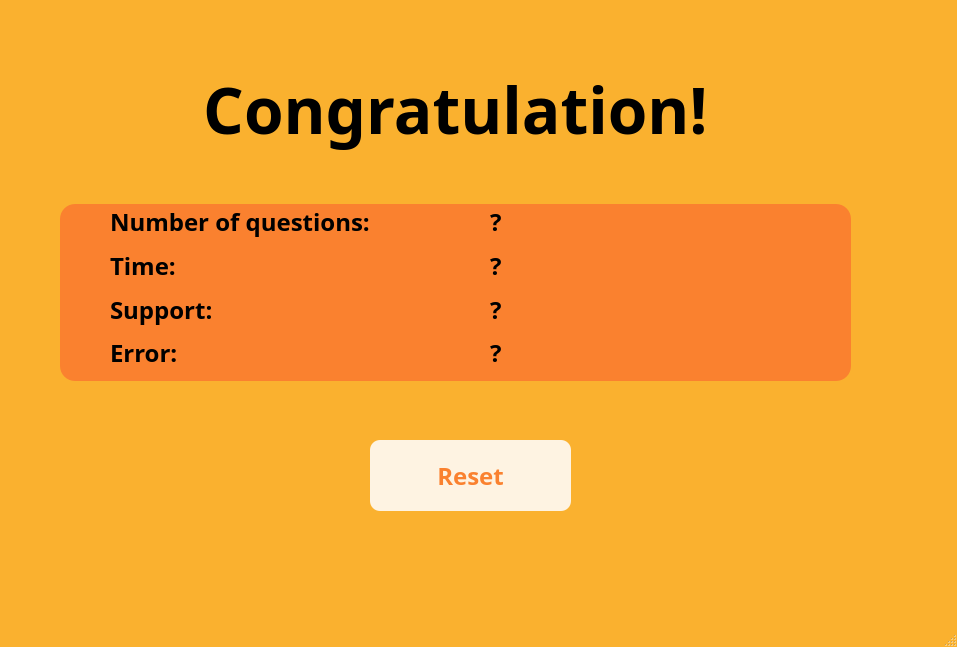
<?xml version="1.0" encoding="UTF-8"?>
<ui version="4.0">
 <class>MainWindow</class>
 <widget class="QMainWindow" name="MainWindow">
  <property name="geometry">
   <rect>
    <x>0</x>
    <y>0</y>
    <width>957</width>
    <height>647</height>
   </rect>
  </property>
  <property name="minimumSize">
   <size>
    <width>957</width>
    <height>647</height>
   </size>
  </property>
  <property name="maximumSize">
   <size>
    <width>957</width>
    <height>647</height>
   </size>
  </property>
  <property name="windowTitle">
   <string>MainWindow</string>
  </property>
  <property name="styleSheet">
   <string notr="true">QMainWindow{background-color: #FAB12F}</string>
  </property>
  <widget class="QWidget" name="centralwidget">
   <widget class="QWidget" name="verticalLayoutWidget">
    <property name="geometry">
     <rect>
      <x>60</x>
      <y>20</y>
      <width>791</width>
      <height>361</height>
     </rect>
    </property>
    <layout class="QVBoxLayout" name="verticalLayout">
     <item>
      <widget class="QLabel" name="label">
       <property name="font">
        <font>
         <family>Arial Rounded MT</family>
         <pointsize>48</pointsize>
         <bold>true</bold>
        </font>
       </property>
       <property name="styleSheet">
        <string notr="true"/>
       </property>
       <property name="text">
        <string>Congratulation!</string>
       </property>
       <property name="alignment">
        <set>Qt::AlignmentFlag::AlignCenter</set>
       </property>
      </widget>
     </item>
     <item>
      <widget class="QFrame" name="frame">
       <property name="font">
        <font>
         <family>Consolas</family>
         <pointsize>18</pointsize>
        </font>
       </property>
       <property name="styleSheet">
        <string notr="true">QFrame{background-color:#FA812F; border-radius:15px}</string>
       </property>
       <property name="frameShape">
        <enum>QFrame::Shape::StyledPanel</enum>
       </property>
       <property name="frameShadow">
        <enum>QFrame::Shadow::Raised</enum>
       </property>
       <widget class="QLabel" name="labelError">
        <property name="geometry">
         <rect>
          <x>430</x>
          <y>130</y>
          <width>221</width>
          <height>38</height>
         </rect>
        </property>
        <property name="font">
         <font>
          <family>Arial Rounded MT</family>
          <pointsize>18</pointsize>
          <bold>true</bold>
         </font>
        </property>
        <property name="text">
         <string>?</string>
        </property>
       </widget>
       <widget class="QLabel" name="label_3">
        <property name="geometry">
         <rect>
          <x>50</x>
          <y>43</y>
          <width>369</width>
          <height>38</height>
         </rect>
        </property>
        <property name="font">
         <font>
          <family>Arial Rounded MT</family>
          <pointsize>18</pointsize>
          <bold>true</bold>
         </font>
        </property>
        <property name="text">
         <string>Time:</string>
        </property>
       </widget>
       <widget class="QLabel" name="labelNum">
        <property name="geometry">
         <rect>
          <x>430</x>
          <y>-1</y>
          <width>221</width>
          <height>38</height>
         </rect>
        </property>
        <property name="font">
         <font>
          <family>Arial Rounded MT</family>
          <pointsize>18</pointsize>
          <bold>true</bold>
         </font>
        </property>
        <property name="text">
         <string>?</string>
        </property>
       </widget>
       <widget class="QLabel" name="labelTime">
        <property name="geometry">
         <rect>
          <x>430</x>
          <y>43</y>
          <width>221</width>
          <height>38</height>
         </rect>
        </property>
        <property name="font">
         <font>
          <family>Arial Rounded MT</family>
          <pointsize>18</pointsize>
          <bold>true</bold>
         </font>
        </property>
        <property name="text">
         <string>?</string>
        </property>
       </widget>
       <widget class="QLabel" name="label_2">
        <property name="geometry">
         <rect>
          <x>50</x>
          <y>-1</y>
          <width>369</width>
          <height>38</height>
         </rect>
        </property>
        <property name="font">
         <font>
          <family>Arial Rounded MT</family>
          <pointsize>18</pointsize>
          <bold>true</bold>
         </font>
        </property>
        <property name="text">
         <string>Number of questions: </string>
        </property>
       </widget>
       <widget class="QLabel" name="label_4">
        <property name="geometry">
         <rect>
          <x>50</x>
          <y>87</y>
          <width>369</width>
          <height>37</height>
         </rect>
        </property>
        <property name="font">
         <font>
          <family>Arial Rounded MT</family>
          <pointsize>18</pointsize>
          <bold>true</bold>
         </font>
        </property>
        <property name="text">
         <string>Support: </string>
        </property>
       </widget>
       <widget class="QLabel" name="labelSP">
        <property name="geometry">
         <rect>
          <x>430</x>
          <y>87</y>
          <width>221</width>
          <height>37</height>
         </rect>
        </property>
        <property name="font">
         <font>
          <family>Arial Rounded MT</family>
          <pointsize>18</pointsize>
          <bold>true</bold>
         </font>
        </property>
        <property name="text">
         <string>?</string>
        </property>
       </widget>
       <widget class="QLabel" name="label_5">
        <property name="geometry">
         <rect>
          <x>50</x>
          <y>130</y>
          <width>369</width>
          <height>38</height>
         </rect>
        </property>
        <property name="font">
         <font>
          <family>Arial Rounded MT</family>
          <pointsize>18</pointsize>
          <bold>true</bold>
         </font>
        </property>
        <property name="text">
         <string>Error: </string>
        </property>
       </widget>
      </widget>
     </item>
    </layout>
   </widget>
   <widget class="QLabel" name="label_6">
    <property name="geometry">
     <rect>
      <x>60</x>
      <y>400</y>
      <width>231</width>
      <height>171</height>
     </rect>
    </property>
    <property name="text">
     <string/>
    </property>
    <property name="pixmap">
     <pixmap>../source/start1-removebg-preview.png</pixmap>
    </property>
    <property name="scaledContents">
     <bool>true</bool>
    </property>
   </widget>
   <widget class="QLabel" name="label_7">
    <property name="geometry">
     <rect>
      <x>660</x>
      <y>400</y>
      <width>191</width>
      <height>161</height>
     </rect>
    </property>
    <property name="text">
     <string/>
    </property>
    <property name="pixmap">
     <pixmap>../source/finish1-removebg-preview.png</pixmap>
    </property>
    <property name="scaledContents">
     <bool>true</bool>
    </property>
   </widget>
   <widget class="QPushButton" name="pushButton_2">
    <property name="geometry">
     <rect>
      <x>370</x>
      <y>440</y>
      <width>201</width>
      <height>71</height>
     </rect>
    </property>
    <property name="font">
     <font>
      <family>Arial Rounded MT</family>
      <pointsize>18</pointsize>
      <bold>true</bold>
     </font>
    </property>
    <property name="statusTip">
     <string>Shortcut: -</string>
    </property>
    <property name="styleSheet">
     <string notr="true">QPushButton{background-color:#FEF3E2; color:#FA812F; border-radius:10px}
QPushButton:hover{background-color:#FA4032}
QPushButton:pressed{background-color:#FEF3E2}</string>
    </property>
    <property name="text">
     <string>Reset</string>
    </property>
    <property name="shortcut">
     <string>-</string>
    </property>
   </widget>
  </widget>
  <widget class="QMenuBar" name="menubar">
   <property name="geometry">
    <rect>
     <x>0</x>
     <y>0</y>
     <width>957</width>
     <height>33</height>
    </rect>
   </property>
  </widget>
  <widget class="QStatusBar" name="statusbar"/>
 </widget>
 <resources/>
 <connections/>
</ui>
